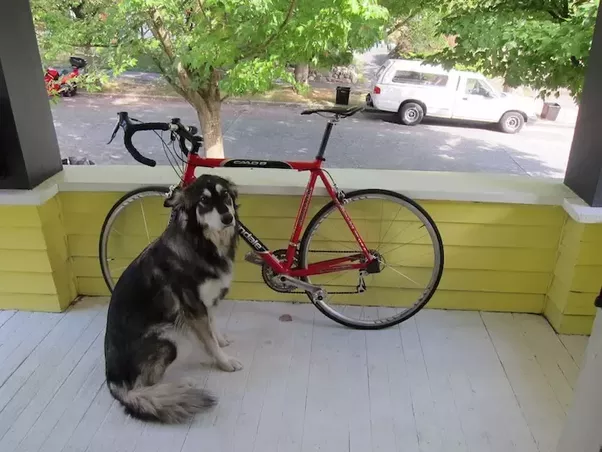
#> input picture Edge_detection/edge-detection.png, 602 x 452 px
$ python verticaledgedetection.py
#> lines starting #> are read from the running program, lines starting #| are printed output that depends on the picture
import numpy as np
import matplotlib.pyplot as plt
from PIL import Image
import math
vertical_edge_kernel = [[-1, 0, 1],
                        [-1, 0, 1],
                        [-1, 0, 1]]

edge_kernel = [[-1, -1, -1],
               [-1,  8, -1],
               [-1, -1, -1]]


gaussian_kernel = [[1 / 256, 4  / 256,  6 / 256,  4 / 256, 1 / 256],
                   [4 / 256, 16 / 256, 24 / 256, 16 / 256, 4 / 256],
                   [6 / 256, 24 / 256, 36 / 256, 24 / 256, 6 / 256],
                   [4 / 256, 16 / 256, 24 / 256, 16 / 256, 4 / 256],
                   [1 / 256, 4  / 256,  6 / 256,  4 / 256, 1 / 256]]


def kernel_apply(input_image, kernel):
    width = input_image.shape[0]
    height = input_image.shape[1]
    offset = len(kernel) // 2
    output_image = np.empty((width,height))
    output_image.fill(0)

    for x in range(offset, width - offset):
        for y in range(offset, height - offset):
            for i in range(len(kernel)):
                for j in range(len(kernel)):
                    xn = x + i - offset
                    yn = y + j - offset
                    value = input_image[xn][yn]
                    output_image[x][y] += value * kernel[i][j]
    return output_image


original_img = np.array(Image.open("edge-detection.png"))
#> original_img is the input picture: shape (452, 602, 3); mean R, G, B 135.2, 135.5, 114.6
r, g, b = original_img[:,:,0], original_img[:,:,1], original_img[:,:,2]
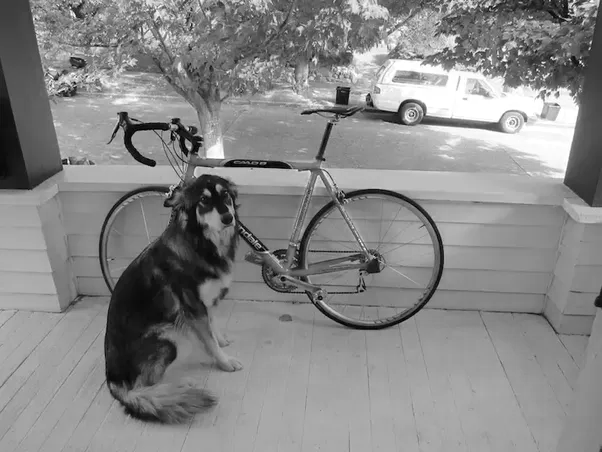
#> r: shape (452, 602); min 0, max 255, mean 135.2
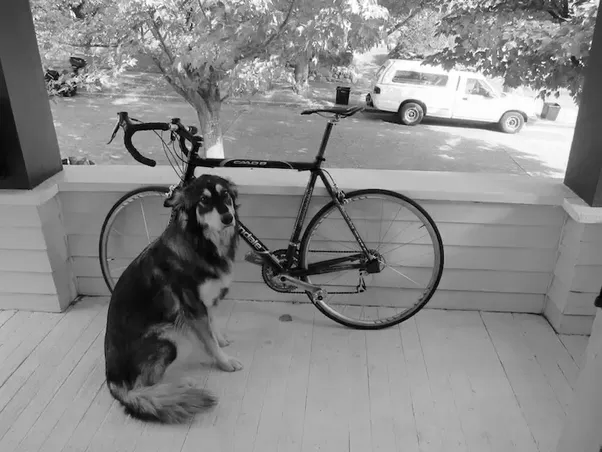
#> g: shape (452, 602); min 0, max 255, mean 135.5
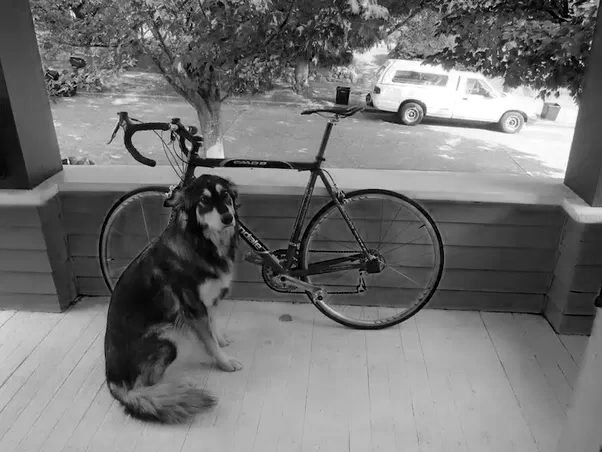
#> b: shape (452, 602); min 0, max 255, mean 114.6
gray_img = 0.2989 * r + 0.5870 * g + 0.1140 * b

# blurring the image using gaussian-blur kernel
img = kernel_apply(gray_img, gaussian_kernel)
#> in kernel_apply, `output_image.fill(0)`: output_image: shape (452, 602) float64; every value is 0
#> after the loop in kernel_apply, `for x in range(offset, width - offset):`:
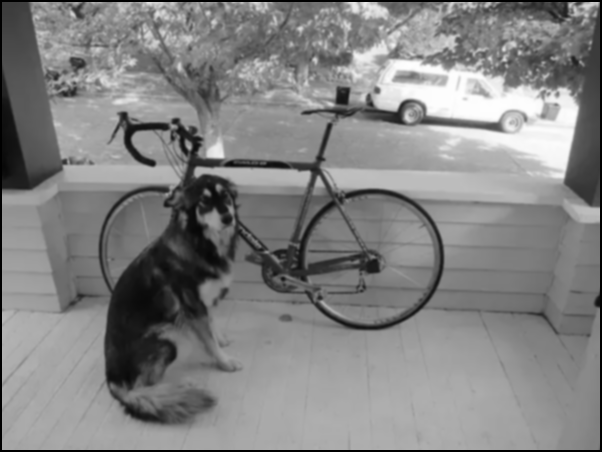
#> output_image: shape (452, 602) float64; min 0, max 254.4, mean 131

vertical_edge = Image.fromarray(np.uint8(kernel_apply(img, vertical_edge_kernel))).convert('RGB')
#> after the loop in kernel_apply (call 2), `for x in range(offset, width - offset):`:
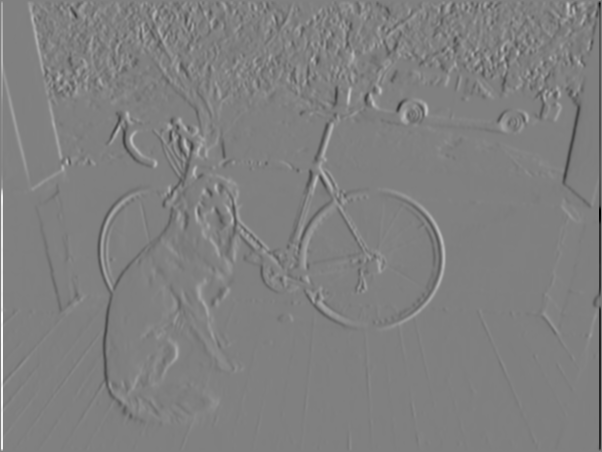
#> output_image: shape (452, 602) float64; min -564.1, max 558.2, mean 0; drawn with min black and max white
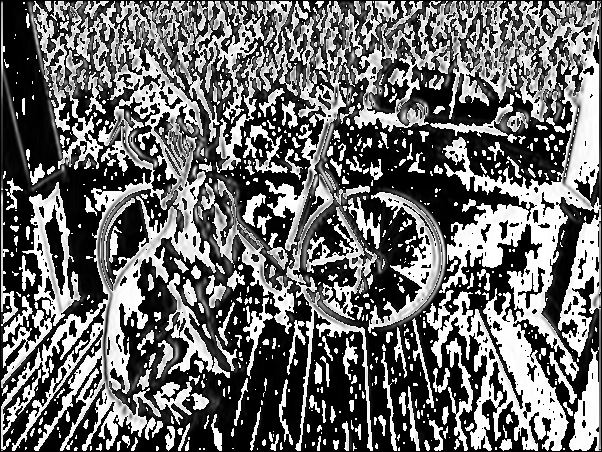
#> vertical_edge: PIL image 602x452 RGB; min 0, max 255, mean 106.5
vertical_edge.show()
